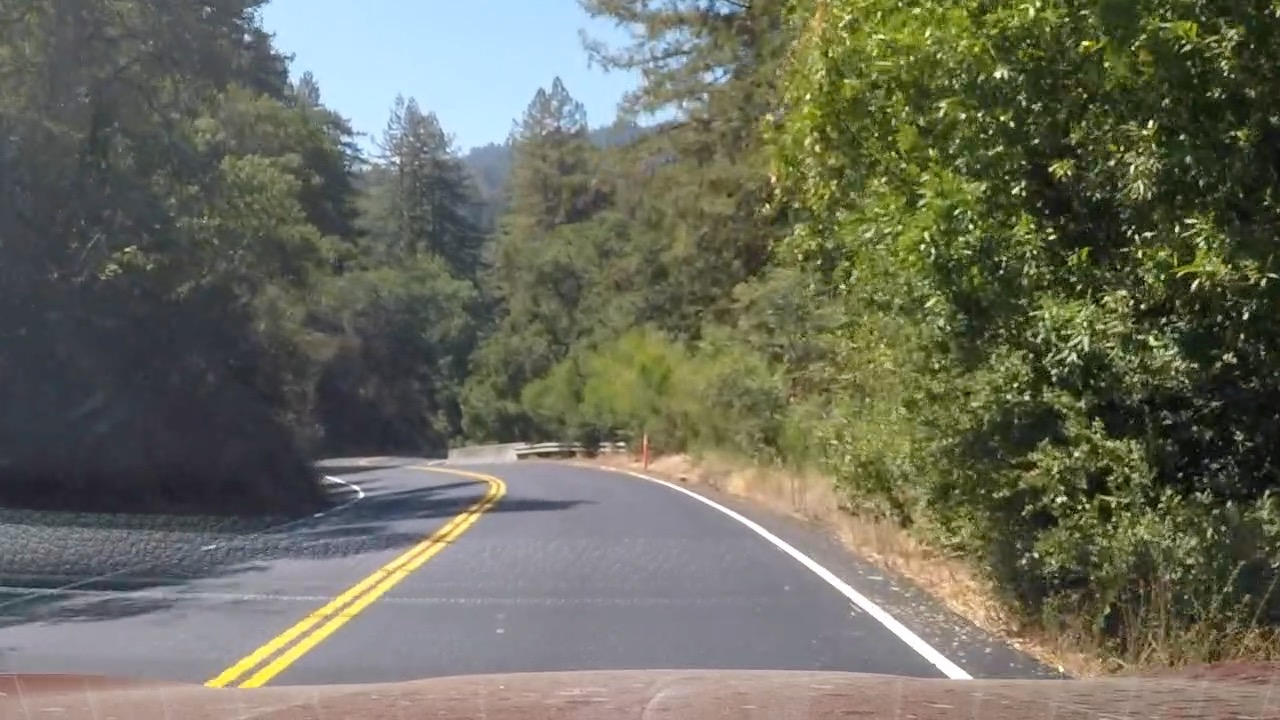
#> input picture test_images/test7.jpg, 1280 x 720 px
$ python pick_color.py
#> lines starting #> are read from the running program, lines starting #| are printed output that depends on the picture
# import the necessary packages
import numpy as np
import argparse
import cv2
import matplotlib.pyplot as plt

f, ((ax1,ax2,ax3),(ax4,ax5,ax6)) = plt.subplots(2,3, figsize=(5,5))

# load the image
image = cv2.imread('test_images/test7.jpg')
#> image is the input picture: shape (720, 1280, 3); mean B, G, R 93.5, 108.2, 106.9

hsl = cv2.cvtColor(image,cv2.COLOR_BGR2HLS)
#> hsl: shape (720, 1280, 3); mean of channels 0, 1, 2 61.6, 101.2, 56.6
hsv = cv2.cvtColor(image,cv2.COLOR_BGR2HSV)
#> hsv: shape (720, 1280, 3); mean H, S, V 61.6, 67.2, 115.1

hsl_h = hsl[:,:,0]
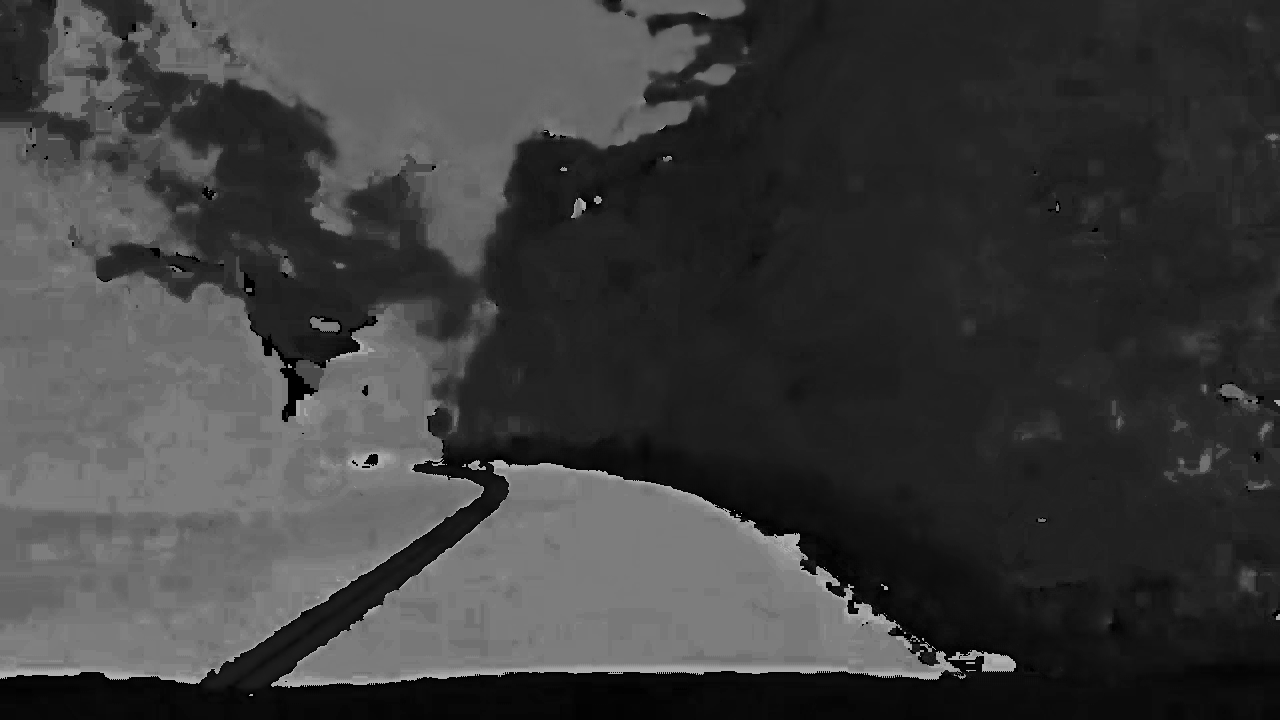
#> hsl_h: shape (720, 1280); min 0, max 179, mean 61.6
hsl_s = hsl[:,:,1]
hsl_l = hsl[:,:,2]
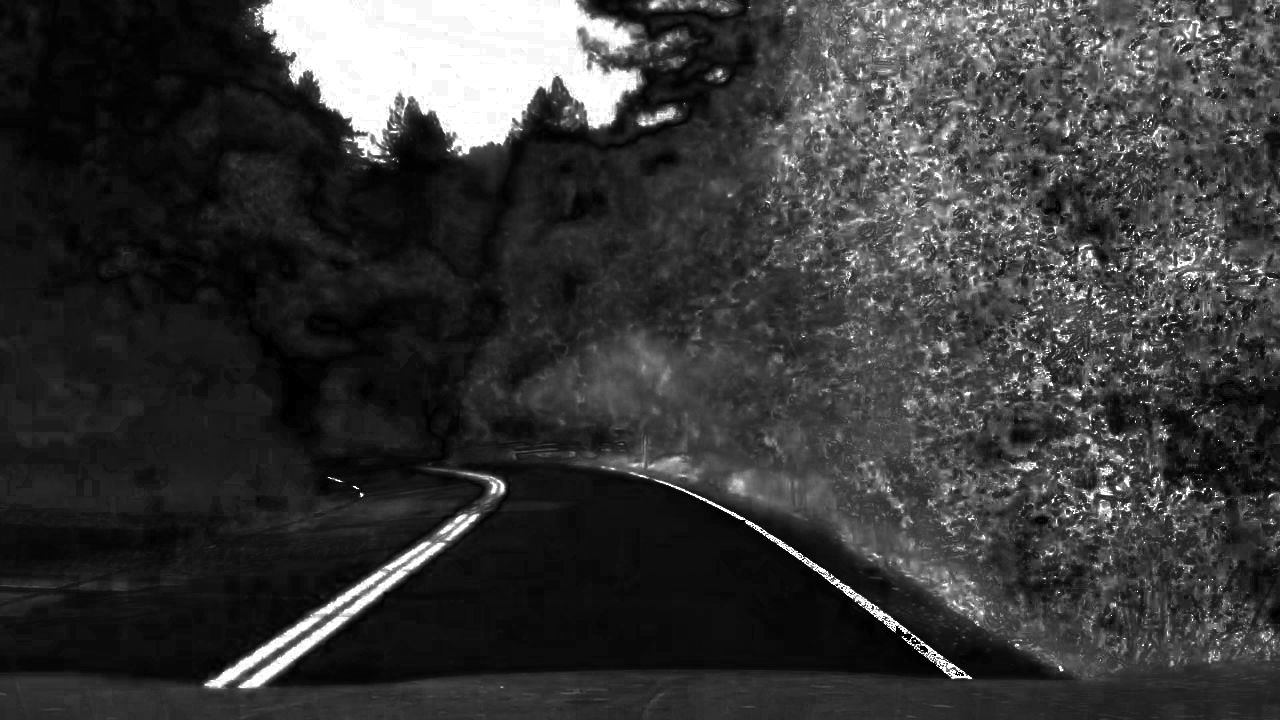
#> hsl_l: shape (720, 1280); min 0, max 255, mean 56.6
hsv_h = hsv[:,:,0]
hsv_s = hsv[:,:,1]
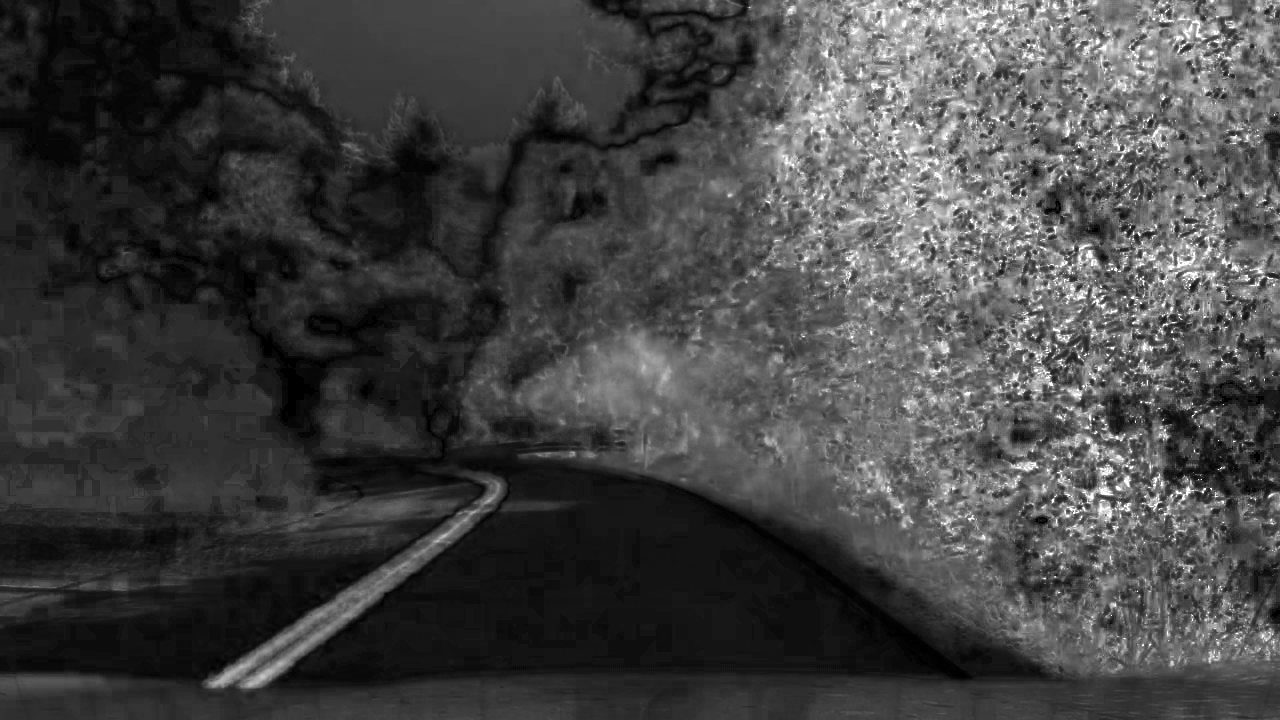
#> hsv_s: shape (720, 1280); min 0, max 255, mean 67.2
hsv_v = hsv[:,:,2]
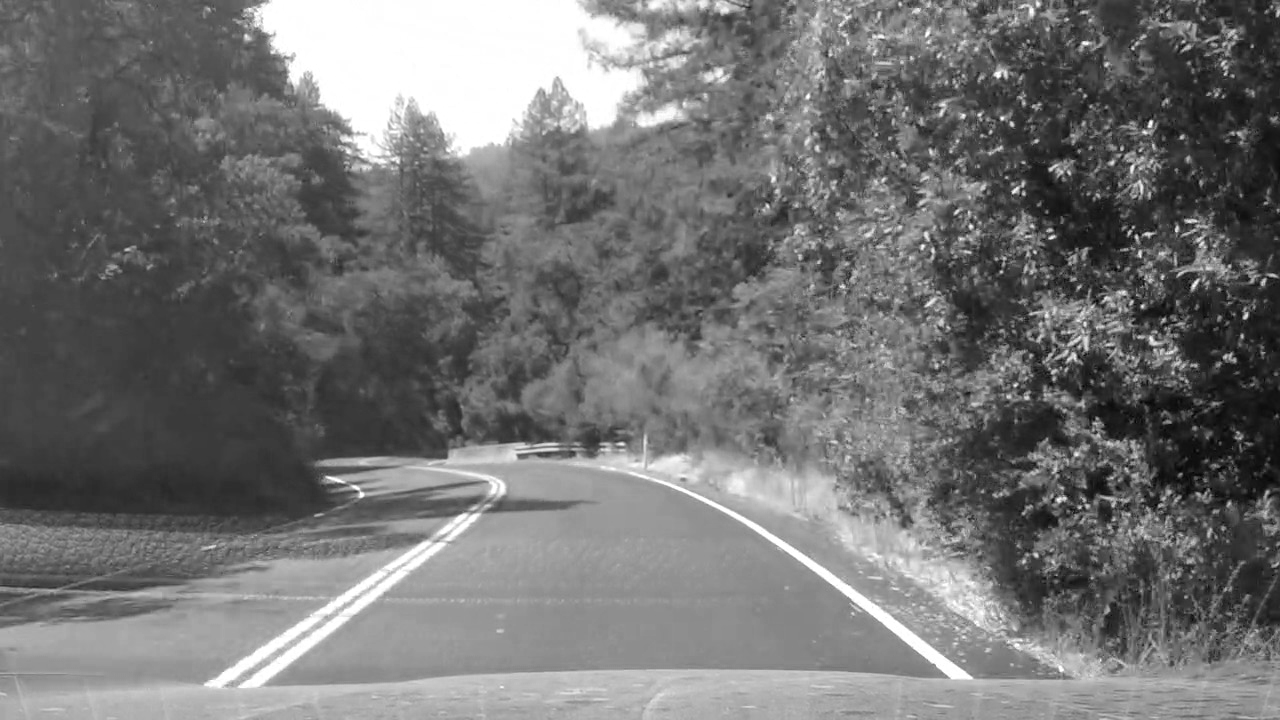
#> hsv_v: shape (720, 1280); min 2, max 255, mean 115.1

# [7 lines of commented-out code are left out]

lo = np.array([50,150,50])
hi = np.array([255,255,180])
while(1):
	mask = cv2.inRange(hsv, lo, hi)
#> mask: shape (720, 1280); every value is 0
	res = cv2.bitwise_and(image, image, mask=mask)
#> res: shape (720, 1280, 3); every value is 0
	cv2.imshow('d',image)
	k = cv2.waitKey(5) & 0xFF
#> (key Esc is pressed here)
	if k == 27:
		break

cv2.destroyAllWindows()
